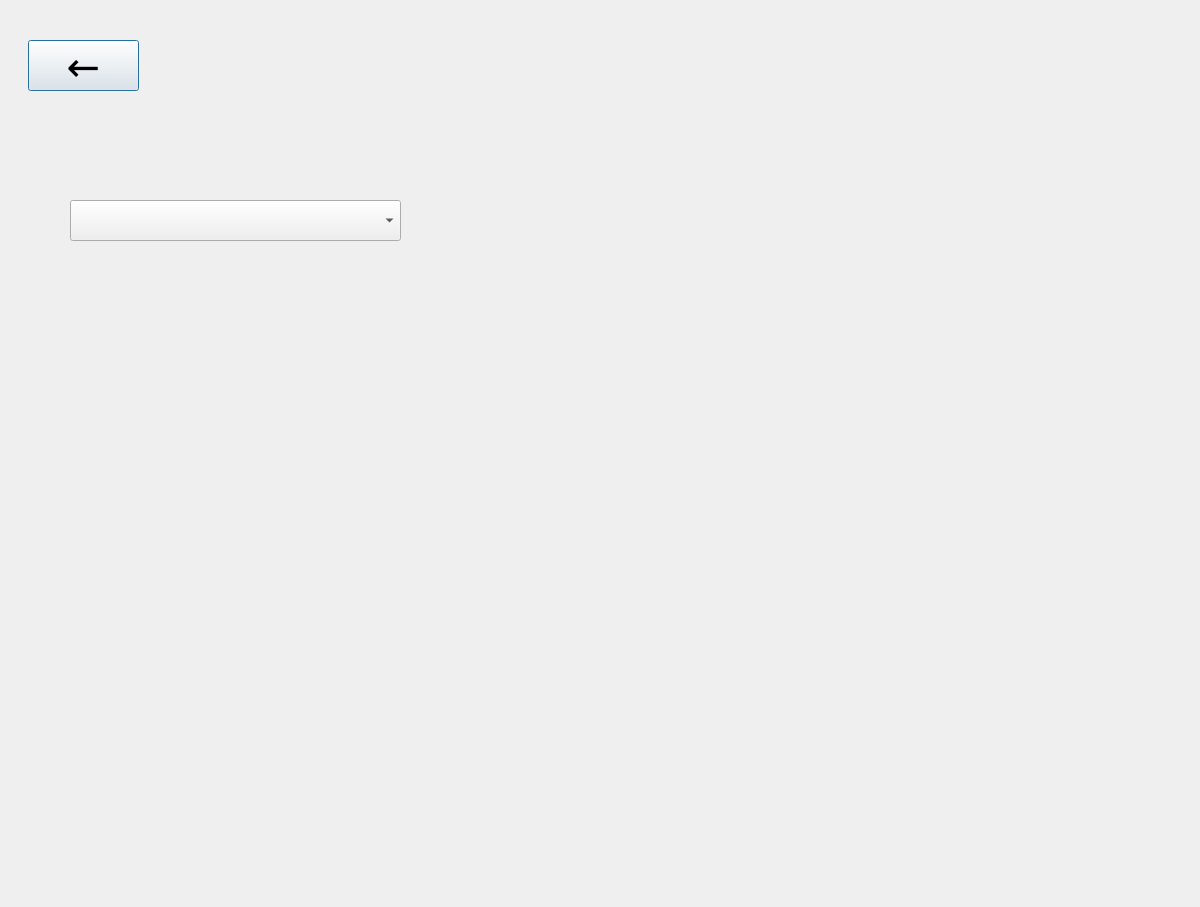
<?xml version="1.0" encoding="UTF-8"?>
<ui version="4.0">
 <class>Dialog</class>
 <widget class="QDialog" name="Dialog">
  <property name="geometry">
   <rect>
    <x>0</x>
    <y>0</y>
    <width>1200</width>
    <height>907</height>
   </rect>
  </property>
  <property name="windowTitle">
   <string>Dialog</string>
  </property>
  <widget class="QWidget" name="verticalLayoutWidget">
   <property name="geometry">
    <rect>
     <x>70</x>
     <y>250</y>
     <width>881</width>
     <height>581</height>
    </rect>
   </property>
   <layout class="QVBoxLayout" name="vLay5"/>
  </widget>
  <widget class="QLabel" name="lbl_bg5">
   <property name="geometry">
    <rect>
     <x>0</x>
     <y>0</y>
     <width>64</width>
     <height>15</height>
    </rect>
   </property>
   <property name="text">
    <string/>
   </property>
  </widget>
  <widget class="QComboBox" name="cmbGraph5">
   <property name="geometry">
    <rect>
     <x>70</x>
     <y>200</y>
     <width>331</width>
     <height>41</height>
    </rect>
   </property>
  </widget>
  <widget class="QPushButton" name="btnPrev2_5">
   <property name="geometry">
    <rect>
     <x>28</x>
     <y>40</y>
     <width>111</width>
     <height>51</height>
    </rect>
   </property>
   <property name="font">
    <font>
     <family>Hancom Gothic</family>
     <pointsize>30</pointsize>
    </font>
   </property>
   <property name="text">
    <string>←</string>
   </property>
  </widget>
  <zorder>lbl_bg5</zorder>
  <zorder>verticalLayoutWidget</zorder>
  <zorder>cmbGraph5</zorder>
  <zorder>btnPrev2_5</zorder>
 </widget>
 <resources/>
 <connections/>
</ui>
